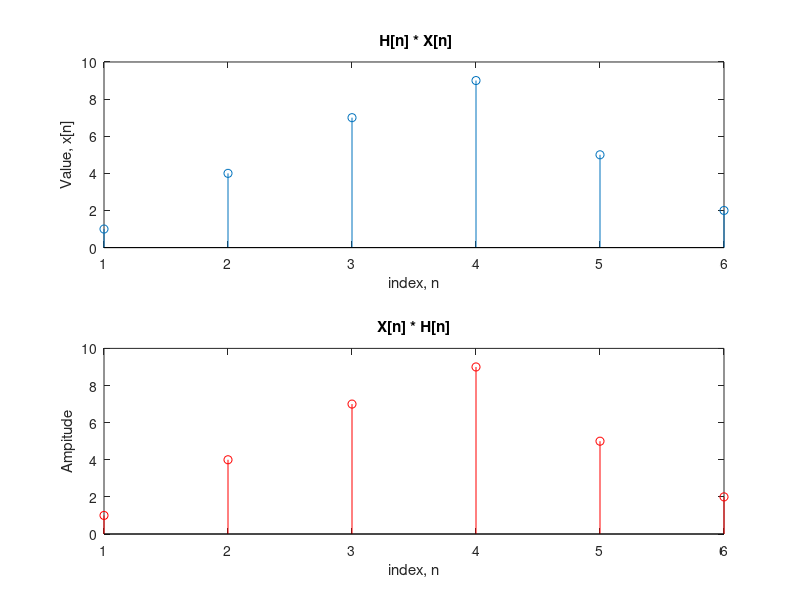

Reproduce this figure in MATLAB.
clc; clear; close all;
% Input 
X=[1 3 2 1];
% LTI System Response 
H=[1 1 2];
% Convultion 
y = conv(H, X);
% Again Convultion w.r.t to the
% output of the first conv
z = conv(X, H);
% Plotting 
subplot(2,1,1)
stem(y);
title(' H[n] * X[n]');
xlabel('index, n');
ylabel('Value, x[n]');

subplot(2,1,2);
stem(z, 'r');
title('X[n] * H[n]'); 
xlabel('index, n');
ylabel('Ampitude');
 



